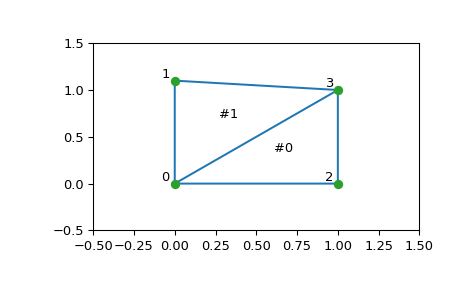

Here is the Python script that generated this plot:
from scipy.spatial import Delaunay
points = np.array([[0, 0], [0, 1.1], [1, 0], [1, 1]])
tri = Delaunay(points)

# We can visualize it:

import matplotlib.pyplot as plt
plt.triplot(points[:,0], points[:,1], tri.simplices)
plt.plot(points[:,0], points[:,1], 'o')

# And add some further decorations:

for j, p in enumerate(points):
    plt.text(p[0]-0.03, p[1]+0.03, j, ha='right') # label the points
for j, s in enumerate(tri.simplices):
    p = points[s].mean(axis=0)
    plt.text(p[0], p[1], '#%d' % j, ha='center') # label triangles
plt.xlim(-0.5, 1.5); plt.ylim(-0.5, 1.5)
plt.show()
